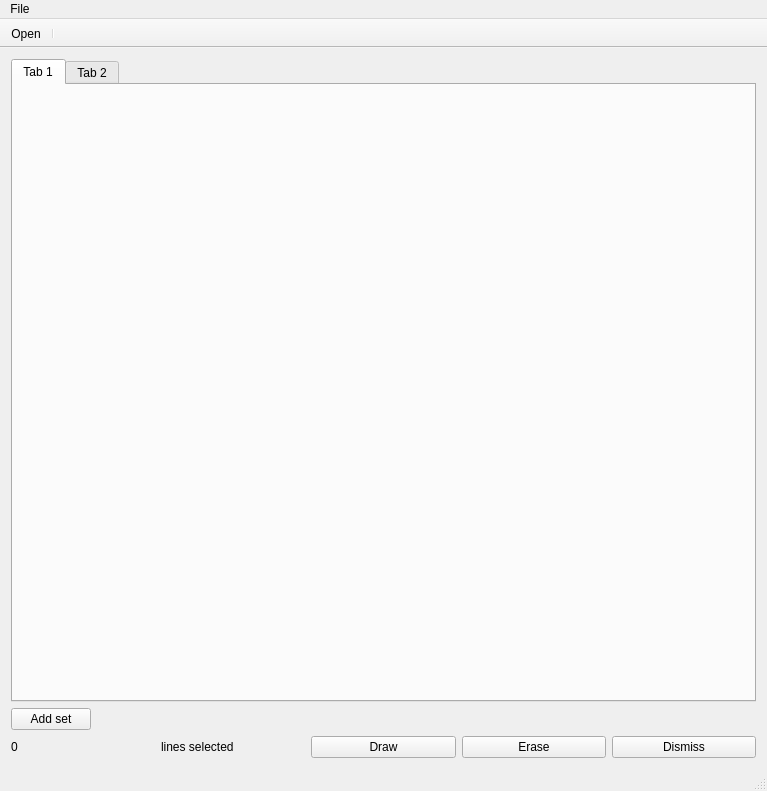
<?xml version="1.0" encoding="UTF-8"?>
<ui version="4.0">
 <class>MainWindow</class>
 <widget class="QMainWindow" name="MainWindow">
  <property name="geometry">
   <rect>
    <x>0</x>
    <y>0</y>
    <width>767</width>
    <height>791</height>
   </rect>
  </property>
  <property name="minimumSize">
   <size>
    <width>640</width>
    <height>480</height>
   </size>
  </property>
  <property name="windowTitle">
   <string>Line Lists</string>
  </property>
  <property name="dockOptions">
   <set>QMainWindow::AllowTabbedDocks|QMainWindow::AnimatedDocks</set>
  </property>
  <widget class="QWidget" name="centralWidget">
   <layout class="QGridLayout" name="gridLayout">
    <item row="4" column="0">
     <layout class="QHBoxLayout" name="horizontalLayout_5">
      <item>
       <widget class="QLabel" name="lines_selected_label">
        <property name="text">
         <string>0</string>
        </property>
       </widget>
      </item>
      <item>
       <widget class="QLabel" name="label">
        <property name="text">
         <string>lines selected</string>
        </property>
       </widget>
      </item>
      <item>
       <widget class="QPushButton" name="draw_button">
        <property name="text">
         <string>Draw</string>
        </property>
       </widget>
      </item>
      <item>
       <widget class="QPushButton" name="erase_button">
        <property name="text">
         <string>Erase</string>
        </property>
       </widget>
      </item>
      <item>
       <widget class="QPushButton" name="dismiss_button">
        <property name="text">
         <string>Dismiss</string>
        </property>
       </widget>
      </item>
     </layout>
    </item>
    <item row="0" column="0">
     <layout class="QVBoxLayout" name="verticalLayout_11">
      <item>
       <widget class="QTabWidget" name="tabWidget">
        <widget class="QWidget" name="tab">
         <attribute name="title">
          <string>Tab 1</string>
         </attribute>
        </widget>
        <widget class="QWidget" name="tab_2">
         <attribute name="title">
          <string>Tab 2</string>
         </attribute>
        </widget>
       </widget>
      </item>
     </layout>
    </item>
    <item row="2" column="0" rowspan="2">
     <layout class="QHBoxLayout" name="horizontalLayout_7">
      <item>
       <widget class="QPushButton" name="add_set_button">
        <property name="text">
         <string>Add set</string>
        </property>
       </widget>
      </item>
      <item>
       <spacer name="horizontalSpacer_4">
        <property name="orientation">
         <enum>Qt::Horizontal</enum>
        </property>
        <property name="sizeHint" stdset="0">
         <size>
          <width>40</width>
          <height>20</height>
         </size>
        </property>
       </spacer>
      </item>
     </layout>
    </item>
   </layout>
  </widget>
  <widget class="QMenuBar" name="menuBar">
   <property name="geometry">
    <rect>
     <x>0</x>
     <y>0</y>
     <width>767</width>
     <height>22</height>
    </rect>
   </property>
   <widget class="QMenu" name="menuFile">
    <property name="title">
     <string>File</string>
    </property>
    <addaction name="actionOpen"/>
    <addaction name="separator"/>
    <addaction name="actionExit"/>
   </widget>
   <addaction name="menuFile"/>
  </widget>
  <widget class="QToolBar" name="mainToolBar">
   <property name="movable">
    <bool>false</bool>
   </property>
   <property name="floatable">
    <bool>false</bool>
   </property>
   <attribute name="toolBarArea">
    <enum>TopToolBarArea</enum>
   </attribute>
   <attribute name="toolBarBreak">
    <bool>false</bool>
   </attribute>
   <addaction name="actionOpen"/>
   <addaction name="separator"/>
  </widget>
  <widget class="QStatusBar" name="statusBar"/>
  <action name="actionOpen">
   <property name="icon">
    <iconset resource="icon_resource.qrc">
     <normaloff>:/img/Open Folder-48.png</normaloff>:/img/Open Folder-48.png</iconset>
   </property>
   <property name="text">
    <string>Open</string>
   </property>
  </action>
  <action name="actionExit">
   <property name="text">
    <string>Exit</string>
   </property>
  </action>
  <action name="actionRemove">
   <property name="text">
    <string>Remove</string>
   </property>
   <property name="toolTip">
    <string>Removes the selected layer</string>
   </property>
  </action>
  <action name="actionChange_Color">
   <property name="text">
    <string>Change Color</string>
   </property>
   <property name="toolTip">
    <string>Change the line color selected layer</string>
   </property>
  </action>
 </widget>
 <layoutdefault spacing="6" margin="11"/>
 <resources>
  <include location="icon_resource.qrc"/>
 </resources>
 <connections/>
</ui>
